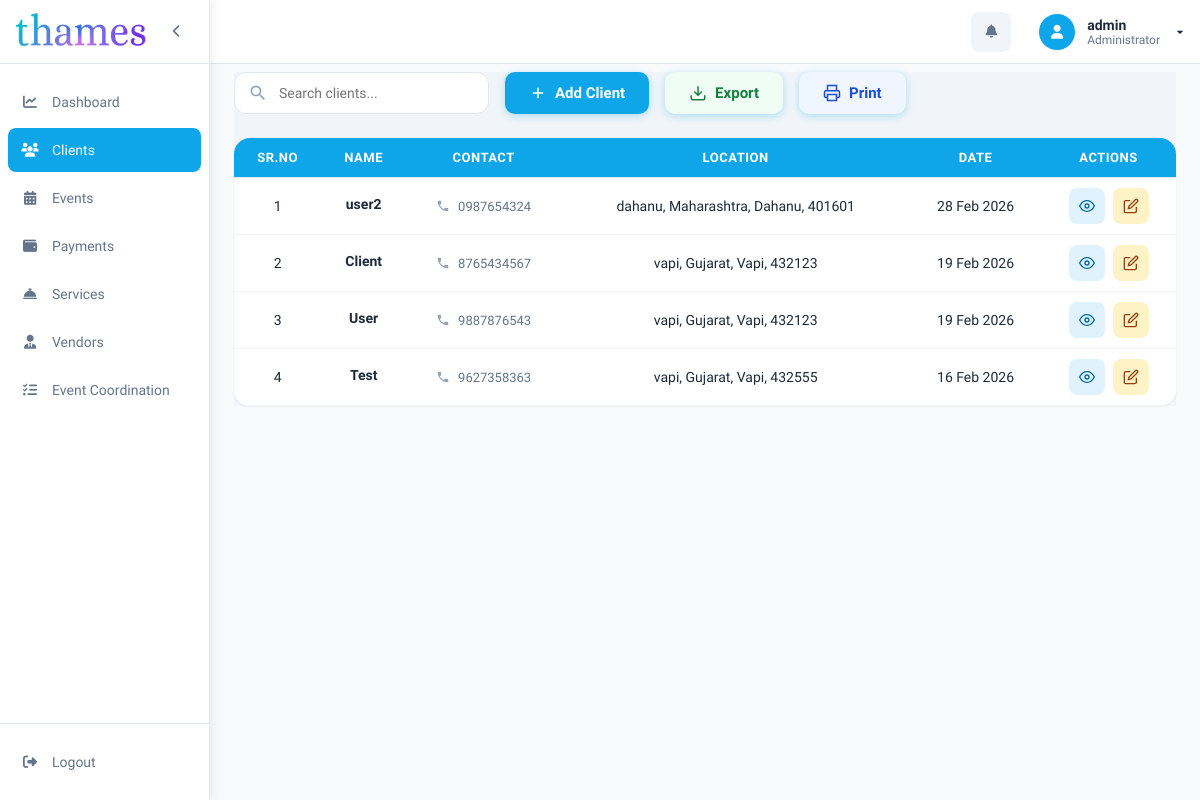
The page /clients.php (signed in) on the database its author committed.
### tables this page shows
CREATE TABLE `clients` (
  `client_id` int(11) NOT NULL,
  `client_name` varchar(50) DEFAULT NULL,
  `client_address` varchar(50) DEFAULT NULL,
  `state` varchar(50) DEFAULT NULL,
  `city` varchar(50) DEFAULT NULL,
  `pincode` int(11) DEFAULT NULL,
  `contact` varchar(10) NOT NULL,
  `created_at` timestamp NOT NULL DEFAULT current_timestamp(),
  `updated_at` timestamp NOT NULL DEFAULT current_timestamp()
);

### clients.php (the view, shortened to what this page needs)
<?php
include('config/db.php');
$clients_query = "SELECT * FROM clients ORDER BY client_id DESC";
$clients_result = mysqli_query($conn, $clients_query);
?>
<?php include 'includes/sidebar.php'; ?>
<main class="main-content">
    <div class="clients-container">
        <div class="page-header">
            <div class="search-bar">
                <svg viewBox="0 0 24 24" xmlns="http://www.w3.org/2000/svg">
                    <path fill="currentColor" d="M15.5 14h-.79l-.28-.27A6.471 6.471 0 0 0 16 9.5 6.5 6.5 0 1 0 9.5 16c1.61 0 3.09-.59 4.23-1.57l.27.28v.79l5 4.99L20.49 19l-4.99-5zm-6 0C7.01 14 5 11.99 5 9.5S7.01 5 9.5 5 14 7.01 14 9.5 11.99 14 9.5 14z" />
                </svg>
                <input type="text" placeholder="Search clients..." id="searchInput">
            </div>
            <button class="btn-add-client" onclick="openModal()">
                <svg viewBox="0 0 24 24" xmlns="http://www.w3.org/2000/svg">
                    <path fill="currentColor" d="M19 13h-6v6h-2v-6H5v-2h6V5h2v6h6v2z" />
                </svg>
                Add Client
            </button>
            <button class="btn-add-client" onclick="exportExcel()" style="background: #f0fdf4;
    color: #15803d;
    border-color: #bbf7d0;">
                <svg viewBox="0 0 24 24" fill="none" stroke="currentColor" stroke-width="2">
                        <path d="M21 15v4a2 2 0 01-2 2H5a2 2 0 01-2-2v-4" />
                        <polyline points="7 10 12 15 17 10" />
                        <line x1="12" y1="15" x2="12" y2="3" />
                    </svg>
                Export
            </button>
            <button class="btn-add-client" onclick="printTable()" style="    background: #eff6ff;
    color: #1d4ed8;
    border-color: #bfdbfe;">
                <svg viewBox="0 0 24 24" fill="none" stroke="currentColor" stroke-width="2">
                        <polyline points="6 9 6 2 18 2 18 9" />
                        <path d="M6 18H4a2 2 0 01-2-2v-5a2 2 0 012-2h16a2 2 0 012 2v5a2 2 0 01-2 2h-2" />
                        <rect x="6" y="14" width="12" height="8" />
                    </svg>
                Print
            </button>
        </div>
        <div class="table-container">
            <table class="clients-table" id="clientsTable">
                <thead>
                    <tr>
                        <th >Sr.no</th>
                        <th >Name</th>
                        <th >Contact</th>
                        <th >Location</th>
                        <th>Date</th>
                        <th class="no-print">Actions</th>
                    </tr>
                </thead>
                <tbody>
                    <?php
                    $sr = 1;
                    if (mysqli_num_rows($clients_result) > 0):
                        while ($client = mysqli_fetch_assoc($clients_result)):
                    ?>
                            <tr>
                                <td><?php echo $sr++ ?></td>
                                <td>
                                    <div class="client-name"><?php echo htmlspecialchars($client['client_name']); ?></div>
                                </td>
                                <td>
                                    <div class="contact-info" >
                                        <div class="contact-item">
                                            <?php echo htmlspecialchars($client['contact']); ?>
                                        </div>
                                    </div>
                                </td>
                                <td><?php echo htmlspecialchars($client['client_address'] . ', ' . $client['state'] . ', ' . $client['city'] . ', ' . $client['pincode']); ?></td>
                                <td><?php echo date('d M Y', strtotime($client['created_at'] ?? 'now')); ?></td>
                                <td class="no-print">
                                    <div class="action-buttons">
                                        <a href="clients.php?view=<?php echo $client['client_id']; ?>" class="btn-action view" title="View">
                                            <svg xmlns="http://www.w3.org/2000/svg" viewBox="0 0 24 24" fill="none" stroke="currentColor" stroke-width="2">
                                                <path d="M1 12s4-8 11-8 11 8 11 8-4 8-11 8-11-8-11-8z" />
                                                <circle cx="12" cy="12" r="3" />
                                            </svg>
                                        </a>
                                        <a href="clients.php?edit=<?php echo $client['client_id']; ?>" class="btn-action edit" title="Edit">
                                            <svg xmlns="http://www.w3.org/2000/svg" viewBox="0 0 24 24" fill="none" stroke="currentColor" stroke-width="2">
                                                <path d="M11 4H4a2 2 0 00-2 2v14a2 2 0 002 2h14a2 2 0 002-2v-7" />
                                                <path d="M18.5 2.5a2.121 2.121 0 013 3L12 15l-4 1 1-4 9.5-9.5z" />
                                            </svg>
                                        </a>
                                    </div>
                                </td>
                            </tr>
                        <?php
                        endwhile;
                    endif; ?>
                </tbody>
            </table>
        </div>
    </div>
</main>

### includes/sidebar.php (style rules this page uses)
:root { --sidebar-width: 210px; --sidebar-collapsed: 64px; --header-height: 64px; --primary: #0ea5e9; --primary-foreground: #ffffff; --background: #ffffff; --card: #ffffff; --foreground: #1e293b; --muted-foreground: #64748b; --accent: #f1f5f9; --border: #e2e8f0; --destructive: #ef4444; --destructive-light: rgba(239, 68, 68, 0.1); }
* { margin: 0; padding: 0; box-sizing: border-box; }
body { font-family: 'Lexend', sans-serif; background: #f8fafc; color: #1e293b; transition: margin-left 0.3s ease; margin-left: var(--sidebar-width); }
.main-content { padding: 24px; }

### clients.php (style rules this page uses)
.clients-container { background: #f1f5f9; }
.page-header { display: flex; align-items: flex-start; gap: 1rem; }
.btn-add-client { display: flex; align-items: center; gap: 8px; background: #0ea5e9; color: white; padding: 12px 24px; border: none; border-radius: 10px; font-size: 15px; font-weight: 600; font-family: 'Lexend', sans-serif; cursor: pointer; transition: all 0.2s ease; box-shadow: 0 2px 8px rgba(14, 165, 233, 0.3); }
.btn-add-client svg { width: 18px; height: 18px; }
.search-bar { position: relative; margin-bottom: 24px; max-width: 400px; }
.search-bar input { width: 100%; padding: 12px 16px 12px 44px; border: 1px solid #e2e8f0; border-radius: 12px; font-size: 14px; font-family: 'Lexend', sans-serif; background: white; transition: all 0.2s ease; }
.search-bar svg { position: absolute; left: 14px; top: 50%; transform: translateY(-50%); width: 20px; height: 20px; color: #94a3b8; }
.table-container { background: white; border-radius: 16px; box-shadow: 0 1px 3px rgba(0, 0, 0, 0.05); overflow: hidden; }
.clients-table { width: 100%; border-collapse: collapse; }
.clients-table thead { background: #0ea5e9; border-bottom: 1px solid #e2e8f0; }
.clients-table th { padding: 12px 12px; text-align: center; font-size: 13px; font-weight: 600; color: #ffffff; text-transform: uppercase; letter-spacing: 0.5px; }
.clients-table td { text-align: center; padding: 10px; border-bottom: 1px solid #f1f5f9; color: #1e293b; font-size: 14px; }
.clients-table tbody tr { transition: background 0.2s ease; }
.client-name { font-weight: 600; color: #1e293b; margin-bottom: 4px; }
.contact-info { display: flex; flex-direction: column; align-items: center; gap: 4px; }
.contact-item { display: flex; align-items: center; gap: 8px; font-size: 13px; color: #64748b; }
.contact-item svg { width: 14px; height: 14px; color: #94a3b8; }
.action-buttons { display: flex; gap: 8px; justify-content: center; }
.btn-action { display: flex; align-items: center; justify-content: center; width: 36px; height: 36px; border: none; border-radius: 8px; cursor: pointer; transition: all 0.2s ease; }
.btn-action.view { background: #e0f2fe; color: #0369a1; }
.btn-action.edit { background: #fef3c7; color: #92400e; }
.btn-action svg { width: 16px; height: 16px; }

### rows shown on the page
clients: client_name "user2", contact "0987654324", client_address+state+city "dahanu, Maharashtra, Dahanu, 401601", created_at "28 Feb 2026"
clients: client_name "Client", contact "8765434567", client_address+state+city "vapi, Gujarat, Vapi, 432123", created_at "19 Feb 2026"
clients: client_name "User", contact "9887876543", client_address+state+city "vapi, Gujarat, Vapi, 432123", created_at "19 Feb 2026"
clients: client_name "Test", contact "9627358363", client_address+state+city "vapi, Gujarat, Vapi, 432555", created_at "16 Feb 2026"

### other values the page prints
$username "admin"
